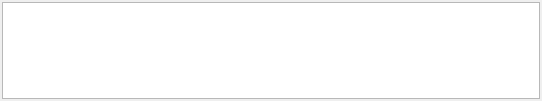
<ui version="4.0" >
 <class>EditWidgetClass</class>
 <widget class="QWidget" name="EditWidgetClass" >
  <property name="geometry" >
   <rect>
    <x>0</x>
    <y>0</y>
    <width>542</width>
    <height>101</height>
   </rect>
  </property>
  <property name="windowTitle" >
   <string>EditWidget</string>
  </property>
  <layout class="QVBoxLayout" >
   <property name="spacing" >
    <number>0</number>
   </property>
   <property name="leftMargin" >
    <number>2</number>
   </property>
   <property name="topMargin" >
    <number>2</number>
   </property>
   <property name="rightMargin" >
    <number>2</number>
   </property>
   <property name="bottomMargin" >
    <number>2</number>
   </property>
   <item>
    <widget class="TextEditor" name="tedEditor" />
   </item>
  </layout>
 </widget>
 <layoutdefault spacing="6" margin="11" />
 <customwidgets>
  <customwidget>
   <class>TextEditor</class>
   <extends>QTextEdit</extends>
   <header>texteditor.h</header>
  </customwidget>
 </customwidgets>
 <resources/>
 <connections/>
</ui>
